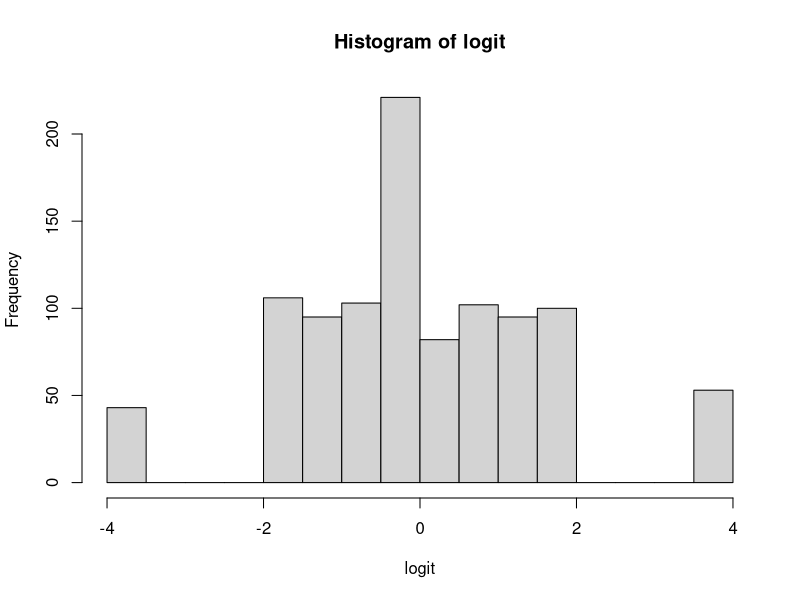
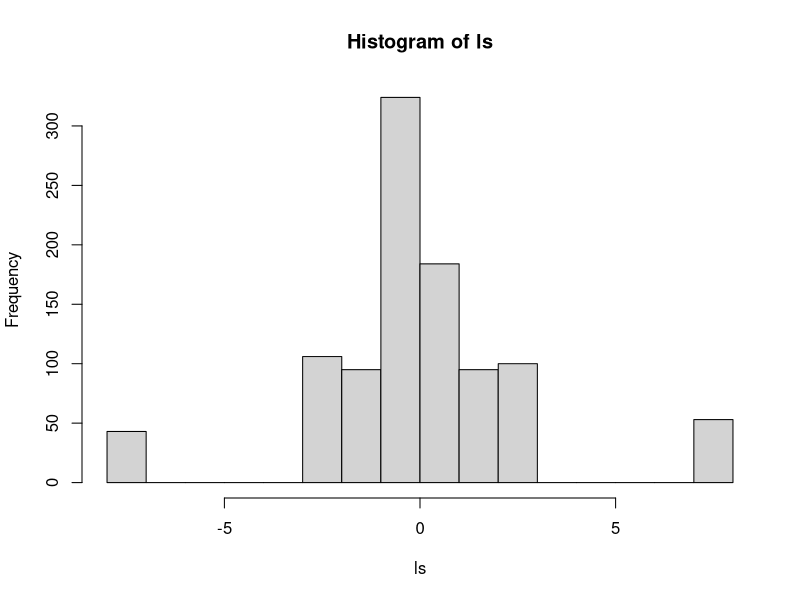

The R script that drew these images, in order:
# test lemon squeezing
set.seed(1)
library(car)
N=1000
prop = round(runif(N,0,1),1)


# transform to open interval
prop_t = (( prop * (N-1)) + 0.5) / N
table(prop)
table(prop_t)

# logit() from car will remap 0 and 1 to .025 and .975
logit = logit(prop)

# lemon-sequeeze
ls = logit(prop_t)

# plot
hist(logit)
hist(ls)
